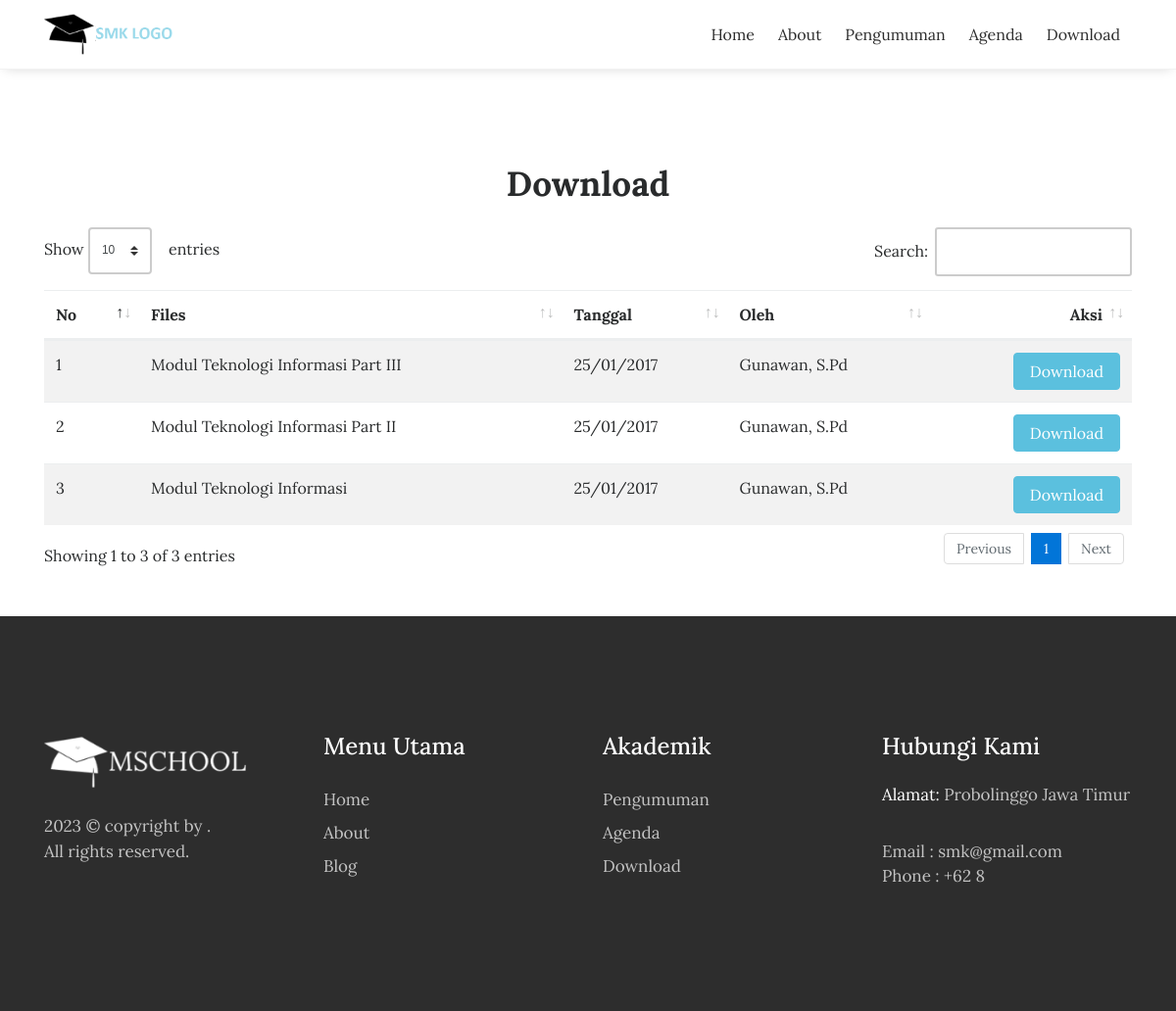
Page /index.php/download on the committed database.
### tables this page shows
CREATE TABLE `tbl_files` (
  `file_id` int(11) NOT NULL,
  `file_judul` varchar(120) DEFAULT NULL,
  `file_deskripsi` text DEFAULT NULL,
  `file_tanggal` timestamp NULL DEFAULT current_timestamp(),
  `file_oleh` varchar(60) DEFAULT NULL,
  `file_download` int(11) DEFAULT 0,
  `file_data` varchar(120) DEFAULT NULL
);

### application/controllers/Download.php (called while the page is built, shortened)
<?php
class Download extends CI_Controller{
	function __construct(){
		$this->load->model('m_files');
		$this->load->helper('download');
		$this->load->model('m_pengunjung');
	}
	function index(){
		$x['data']=$this->m_files->get_all_files();
		$this->load->view('depan/v_download',$x);
	}
}

### index.php (called while the page is built, shortened)
<?php
require_once BASEPATH.'core/CodeIgniter.php';

### application/models/M_files.php (called while the page is built, shortened)
<?php
class M_files extends CI_Model{
	function get_all_files(){
		$hsl=$this->db->query("SELECT file_id,file_judul,file_deskripsi,DATE_FORMAT(file_tanggal,'%d/%m/%Y') AS tanggal,file_oleh,file_download,file_data FROM tbl_files ORDER BY file_id DESC");
		return $hsl;
	}
}

### application/views/depan/v_download.php (the view, shortened to what this page needs)
<!DOCTYPE html>
<html lang="en">
<head>
    <link rel="stylesheet" href="<?php echo base_url().'theme/css/bootstrap.min.css'?>">
    <link rel="stylesheet" href="<?php echo base_url().'theme/css/font-awesome.min.css'?>">
    <link rel="stylesheet" href="<?php echo base_url().'theme/css/simple-line-icons.css'?>">
    <link rel="stylesheet" href="<?php echo base_url().'theme/css/owl.carousel.min.css'?>">
    <link href="<?php echo base_url().'theme/css/style.css'?>" rel="stylesheet">
    <link href="<?php echo base_url().'theme/css/dataTables.bootstrap4.min.css'?>" rel="stylesheet">
</head>
<body>
  <div data-toggle="affix" style="border-bottom:solid 1px #f2f2f2;">
      <div class="container nav-menu2">
          <div class="row">
              <div class="col-md-12">
                  <nav class="navbar navbar2 navbar-toggleable-md navbar-light bg-faded">
                      <a href="<?php echo site_url('');?>" class="navbar-brand nav-brand2"><img class="img img-responsive" width="200px;" src="<?php echo base_url().'theme/images/logo-dark.png'?>"></a>
                      <div class="collapse navbar-collapse justify-content-end" id="navbarNavDropdown">
                      <ul class="navbar-nav">
                                <li class="nav-item">
                                    <a class="nav-link" href="<?php echo site_url('');?>">Home</a>
                                </li>
                                <li class="nav-item">
                                    <a class="nav-link" href="<?php echo site_url('about');?>">About</a>
                                </li>
                                <li class="nav-item">
                                    <a class="nav-link" href="<?php echo site_url('pengumuman');?>">Pengumuman</a>
                                </li>
                                <li class="nav-item">
                                    <a class="nav-link" href="<?php echo site_url('agenda');?>">Agenda</a>
                                </li>
                                <li class="nav-item">
                                    <a class="nav-link" href="<?php echo site_url('download');?>">Download</a>
                                </li>
                        </ul>
                  </div>
                </nav>
              </div>
            </div>
          </div>
        </div>
<section class="contact" style="margin-bottom:50px;">
    <div class="container">
        <div class="row">
            <div class="col-md-12">
                <div class="contact-title">
                    <h2>Download</h2>
                </div>
            </div>
        </div>
        <div class="row">
            <div class="col-md-12">
              <div class="table-responsive">
                <table class="table table-striped" id="display">
                  <thead>
                    <tr>
                      <th>No</th>
                      <th>Files</th>
                      <th>Tanggal</th>
                      <th>Oleh</th>
                      <th style="text-align:right;">Aksi</th>
                    </tr>
                  </thead>
                  <tbody>
                    <?php
                      $no=1;
                      foreach ($data->result() as $row):
                    ?>
                    <tr>
                      <td><?php echo $no++;?></td>
                      <td><?php echo $row->file_judul;?></td>
                      <td><?php echo $row->tanggal;?></td>
                      <td><?php echo $row->file_oleh;?></td>
                      <td style="text-align:right;"><a href="<?php echo site_url('download/get_file/'.$row->file_id);?>" class="btn btn-info">Download</a></td>
                    </tr>
                  <?php endforeach;?>
                  </tbody>
                </table>
              </div>
            </div>
          </div>
        </div>
    </section>
    <footer>
    <div class="container">
        <div class="row">
            <div class="col-md-3">
                <div class="foot-logo">
                    <a href="<?php echo site_url();?>">
                        <img src="<?php echo base_url().'theme/images/logo-white.png'?>" class="img-fluid" alt="footer_logo">
                    </a>
                    <p><?php echo date('Y');?> © copyright by <a href="" target="_blank"></a>. <br>All rights reserved.</p>
                    </div>
                </div>
                <div class="col-md-3">
                    <div class="sitemap">
                        <h3>Menu Utama</h3>
                        <ul>
                            <li><a href="<?php echo site_url();?>">Home</a></li>
                            <li><a href="<?php echo site_url('about');?>">About</a></li>
                            <li><a href="<?php echo site_url('artikel');?>">Blog </a></li>
                        </ul>
                    </div>
                </div>
                <div class="col-md-3">
                  <div class="sitemap">
                      <h3>Akademik</h3>
                      <ul>
                          <li><a href="<?php echo site_url('pengumuman');?>">Pengumuman</a></li>
                          <li><a href="<?php echo site_url('agenda');?>">Agenda</a></li>
                          <li><a href="<?php echo site_url('download');?>">Download</a></li>
                      </ul>
                  </div>
                </div>
                <div class="col-md-3">
                    <div class="address">
                        <h3>Hubungi Kami</h3>
                        <p><span>Alamat: </span> Probolinggo Jawa Timur</p>
                        <p>Email : smk@gmail.com
                            <br> Phone : +62 8</p>
                        </div>
                    </div>
                </div>
            </div>
        </footer>
      </body>
</html>

### rows in the picture
tbl_files: file_judul "Modul Teknologi Informasi Part III", tanggal "25/01/2017", file_oleh "Gunawan, S.Pd"
tbl_files: file_judul "Modul Teknologi Informasi Part II", tanggal "25/01/2017", file_oleh "Gunawan, S.Pd"
tbl_files: file_judul "Modul Teknologi Informasi", tanggal "25/01/2017", file_oleh "Gunawan, S.Pd"
